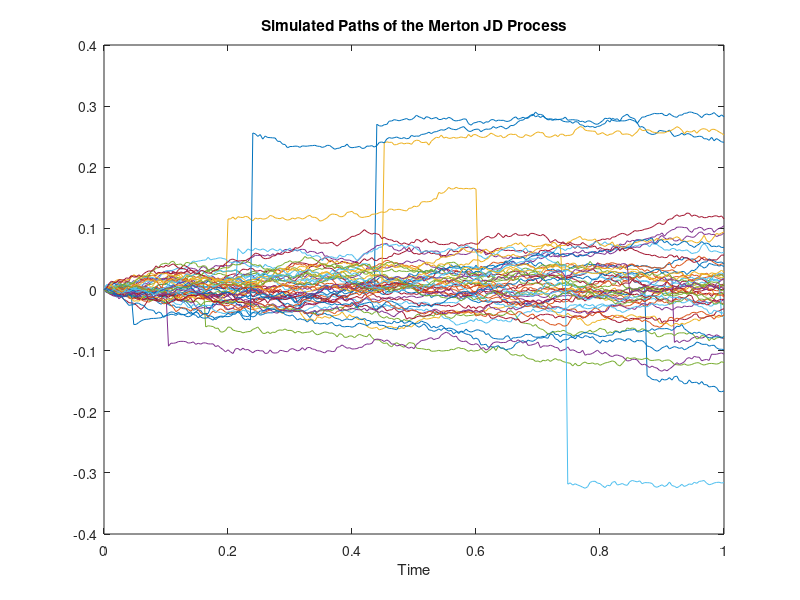

This chart was generated by the following MATLAB code:
%%%%%%%%%%%%%%%%%%%%%%%%%%%%%%%%%%%%%%%%%%%
%%%% SIMULATING THE MERTON JD Process %%%%%
%%%%%%%%%%%%%%%%%%%%%%%%%%%%%%%%%%%%%%%%%%%
%Assigning the number of simulated paths
%(nsimul), time to maturity (expiry), number of steps
%(nsteps), time step (dt) and observation times (timestep):
clear all; nsimul=50; expiry=1; nsteps=250;
dt=expiry/nsteps; timestep=[0:dt:expiry]';
%Assigning parameters
mu=-0.0003; sigma=0.0425; lambda=0.5175;
muZ=0.0064; sigmaZ=0.1520;
%1. Simulate increments of the ABM
dW=mu*dt+sigma*sqrt(dt).*randn(nsteps,nsimul);
%2. Simulate increments of the CPP
dN=poissrnd(lambda*dt,[nsteps,nsimul]);
dJ=muZ*dN+sigmaZ*sqrt(dN).*randn(nsteps,nsimul);
dX=dW+dJ;
%3. Simulate MJD process
%(use cumulative sum of the increments):
cdX=[zeros(1,nsimul); cumsum(dX)];
%Plot simulated paths:
h=figure('Color', [ 1 1 1])
plot(timestep, cdX);xlabel('Time (years)')
xlabel('Time')
title('Simulated Paths of the Merton JD Process')
print(h,'??dpng','FigMJDPaths')